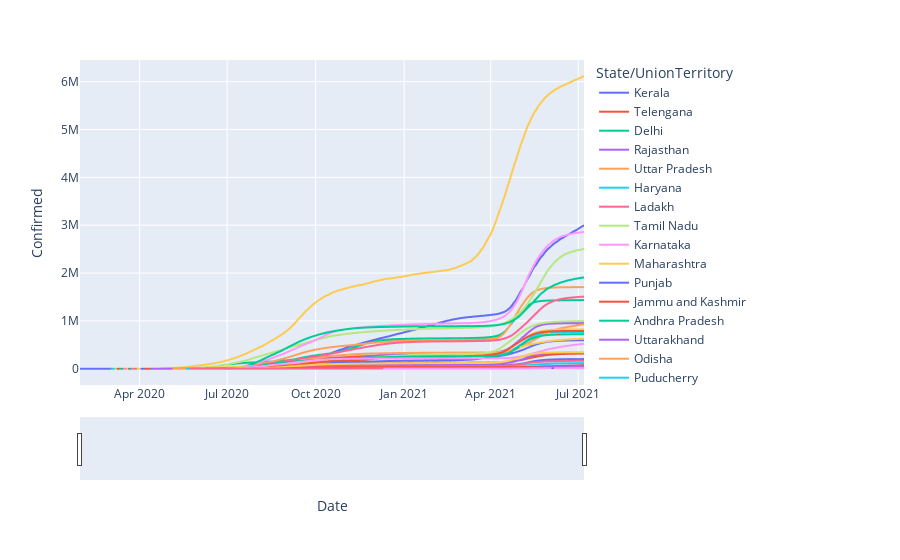

Notebook code cell kept with this figure:
### Code cell
plt.figure(figsize = (18,10))
figure = px.line(df, x='Date', y='Confirmed', color='State/UnionTerritory')
figure.update_xaxes(rangeslider_visible=True)
pyo.iplot(figure)

### Figure 1 — Plotly figure (JSON) as saved in the notebook; plotly's stock layout.template omitted (floating-point values rounded to 4 significant figures; data arrays with more than 128 entries replaced by an {"elided": "..."} marker saying what was removed)
{"data": [{"hovertemplate": "State/UnionTerritory=Kerala<br>Date=%{x}<br>Confirmed=%{y}<extra></extra>", "legendgroup": "Kerala", "line": {"color": "#636efa", "dash": "solid"}, "mode": "lines", "name": "Kerala", "showlegend": true, "type": "scattergl", "x": {"elided": "525 str values"}, "xaxis": "x", "y": {"elided": "525 int values"}, "yaxis": "y"}, {"hovertemplate": "State/UnionTerritory=Telengana<br>Date=%{x}<br>Confirmed=%{y}<extra></extra>", "legendgroup": "Telengana", "line": {"color": "#EF553B", "dash": "solid"}, "mode": "lines", "name": "Telengana", "showlegend": true, "type": "scattergl", "x": {"elided": "426 str values"}, "xaxis": "x", "y": {"elided": "426 int values"}, "yaxis": "y"}, {"hovertemplate": "State/UnionTerritory=Delhi<br>Date=%{x}<br>Confirmed=%{y}<extra></extra>", "legendgroup": "Delhi", "line": {"color": "#00cc96", "dash": "solid"}, "mode": "lines", "name": "Delhi", "showlegend": true, "type": "scattergl", "x": {"elided": "493 str values"}, "xaxis": "x", "y": {"elided": "493 int values"}, "yaxis": "y"}, {"hovertemplate": "State/UnionTerritory=Rajasthan<br>Date=%{x}<br>Confirmed=%{y}<extra></extra>", "legendgroup": "Rajasthan", "line": {"color": "#ab63fa", "dash": "solid"}, "mode": "lines", "name": "Rajasthan", "showlegend": true, "type": "scattergl", "x": {"elided": "492 str values"}, "xaxis": "x", "y": {"elided": "492 int values"}, "yaxis": "y"}, {"hovertemplate": "State/UnionTerritory=Uttar Pradesh<br>Date=%{x}<br>Confirmed=%{y}<extra></extra>", "legendgroup": "Uttar Pradesh", "line": {"color": "#FFA15A", "dash": "solid"}, "mode": "lines", "name": "Uttar Pradesh", "showlegend": true, "type": "scattergl", "x": {"elided": "491 str values"}, "xaxis": "x", "y": {"elided": "491 int values"}, "yaxis": "y"}, {"hovertemplate": "State/UnionTerritory=Haryana<br>Date=%{x}<br>Confirmed=%{y}<extra></extra>", "legendgroup": "Haryana", "line": {"color": "#19d3f3", "dash": "solid"}, "mode": "lines", "name": "Haryana", "showlegend": true, "type": "scattergl", "x": {"elided": "491 str values"}, "xaxis": "x", "y": {"elided": "491 int values"}, "yaxis": "y"}, {"hovertemplate": "State/UnionTerritory=Ladakh<br>Date=%{x}<br>Confirmed=%{y}<extra></extra>", "legendgroup": "Ladakh", "line": {"color": "#FF6692", "dash": "solid"}, "mode": "lines", "name": "Ladakh", "showlegend": true, "type": "scattergl", "x": {"elided": "488 str values"}, "xaxis": "x", "y": {"elided": "488 int values"}, "yaxis": "y"}, {"hovertemplate": "State/UnionTerritory=Tamil Nadu<br>Date=%{x}<br>Confirmed=%{y}<extra></extra>", "legendgroup": "Tamil Nadu", "line": {"color": "#B6E880", "dash": "solid"}, "mode": "lines", "name": "Tamil Nadu", "showlegend": true, "type": "scattergl", "x": {"elided": "488 str values"}, "xaxis": "x", "y": {"elided": "488 int values"}, "yaxis": "y"}, {"hovertemplate": "State/UnionTerritory=Karnataka<br>Date=%{x}<br>Confirmed=%{y}<extra></extra>", "legendgroup": "Karnataka", "line": {"color": "#FF97FF", "dash": "solid"}, "mode": "lines", "name": "Karnataka", "showlegend": true, "type": "scattergl", "x": {"elided": "486 str values"}, "xaxis": "x", "y": {"elided": "486 int values"}, "yaxis": "y"}, {"hovertemplate": "State/UnionTerritory=Maharashtra<br>Date=%{x}<br>Confirmed=%{y}<extra></extra>", "legendgroup": "Maharashtra", "line": {"color": "#FECB52", "dash": "solid"}, "mode": "lines", "name": "Maharashtra", "showlegend": true, "type": "scattergl", "x": {"elided": "486 str values"}, "xaxis": "x", "y": {"elided": "486 int values"}, "yaxis": "y"}, {"hovertemplate": "State/UnionTerritory=Punjab<br>Date=%{x}<br>Confirmed=%{y}<extra></extra>", "legendgroup": "Punjab", "line": {"color": "#636efa", "dash": "solid"}, "mode": "lines", "name": "Punjab", "showlegend": true, "type": "scattergl", "x": {"elided": "486 str values"}, "xaxis": "x", "y": {"elided": "486 int values"}, "yaxis": "y"}, {"hovertemplate": "State/UnionTerritory=Jammu and Kashmir<br>Date=%{x}<br>Confirmed=%{y}<extra></extra>", "legendgroup": "Jammu and Kashmir", "line": {"color": "#EF553B", "dash": "solid"}, "mode": "lines", "name": "Jammu and Kashmir", "showlegend": true, "type": "scattergl", "x": {"elided": "486 str values"}, "xaxis": "x", "y": {"elided": "486 int values"}, "yaxis": "y"}, {"hovertemplate": "State/UnionTerritory=Andhra Pradesh<br>Date=%{x}<br>Confirmed=%{y}<extra></extra>", "legendgroup": "Andhra Pradesh", "line": {"color": "#00cc96", "dash": "solid"}, "mode": "lines", "name": "Andhra Pradesh", "showlegend": true, "type": "scattergl", "x": {"elided": "483 str values"}, "xaxis": "x", "y": {"elided": "483 int values"}, "yaxis": "y"}, {"hovertemplate": "State/UnionTerritory=Uttarakhand<br>Date=%{x}<br>Confirmed=%{y}<extra></extra>", "legendgroup": "Uttarakhand", "line": {"color": "#ab63fa", "dash": "solid"}, "mode": "lines", "name": "Uttarakhand", "showlegend": true, "type": "scattergl", "x": {"elided": "480 str values"}, "xaxis": "x", "y": {"elided": "480 int values"}, "yaxis": "y"}, {"hovertemplate": "State/UnionTerritory=Odisha<br>Date=%{x}<br>Confirmed=%{y}<extra></extra>", "legendgroup": "Odisha", "line": {"color": "#FFA15A", "dash": "solid"}, "mode": "lines", "name": "Odisha", "showlegend": true, "type": "scattergl", "x": {"elided": "479 str values"}, "xaxis": "x", "y": {"elided": "479 int values"}, "yaxis": "y"}, {"hovertemplate": "State/UnionTerritory=Puducherry<br>Date=%{x}<br>Confirmed=%{y}<extra></extra>", "legendgroup": "Puducherry", "line": {"color": "#19d3f3", "dash": "solid"}, "mode": "lines", "name": "Puducherry", "showlegend": true, "type": "scattergl", "x": {"elided": "477 str values"}, "xaxis": "x", "y": {"elided": "477 int values"}, "yaxis": "y"}, {"hovertemplate": "State/UnionTerritory=West Bengal<br>Date=%{x}<br>Confirmed=%{y}<extra></extra>", "legendgroup": "West Bengal", "line": {"color": "#FF6692", "dash": "solid"}, "mode": "lines", "name": "West Bengal", "showlegend": true, "type": "scattergl", "x": {"elided": "477 str values"}, "xaxis": "x", "y": {"elided": "477 int values"}, "yaxis": "y"}, {"hovertemplate": "State/UnionTerritory=Chhattisgarh<br>Date=%{x}<br>Confirmed=%{y}<extra></extra>", "legendgroup": "Chhattisgarh", "line": {"color": "#B6E880", "dash": "solid"}, "mode": "lines", "name": "Chhattisgarh", "showlegend": true, "type": "scattergl", "x": {"elided": "476 str values"}, "xaxis": "x", "y": {"elided": "476 int values"}, "yaxis": "y"}, {"hovertemplate": "State/UnionTerritory=Chandigarh<br>Date=%{x}<br>Confirmed=%{y}<extra></extra>", "legendgroup": "Chandigarh", "line": {"color": "#FF97FF", "dash": "solid"}, "mode": "lines", "name": "Chandigarh", "showlegend": true, "type": "scattergl", "x": {"elided": "476 str values"}, "xaxis": "x", "y": {"elided": "476 int values"}, "yaxis": "y"}, {"hovertemplate": "State/UnionTerritory=Gujarat<br>Date=%{x}<br>Confirmed=%{y}<extra></extra>", "legendgroup": "Gujarat", "line": {"color": "#FECB52", "dash": "solid"}, "mode": "lines", "name": "Gujarat", "showlegend": true, "type": "scattergl", "x": {"elided": "475 str values"}, "xaxis": "x", "y": {"elided": "475 int values"}, "yaxis": "y"}, {"hovertemplate": "State/UnionTerritory=Himachal Pradesh<br>Date=%{x}<br>Confirmed=%{y}<extra></extra>", "legendgroup": "Himachal Pradesh", "line": {"color": "#636efa", "dash": "solid"}, "mode": "lines", "name": "Himachal Pradesh", "showlegend": true, "type": "scattergl", "x": {"elided": "474 str values"}, "xaxis": "x", "y": {"elided": "474 int values"}, "yaxis": "y"}, {"hovertemplate": "State/UnionTerritory=Madhya Pradesh<br>Date=%{x}<br>Confirmed=%{y}<extra></extra>", "legendgroup": "Madhya Pradesh", "line": {"color": "#EF553B", "dash": "solid"}, "mode": "lines", "name": "Madhya Pradesh", "showlegend": true, "type": "scattergl", "x": {"elided": "474 str values"}, "xaxis": "x", "y": {"elided": "474 int values"}, "yaxis": "y"}, {"hovertemplate": "State/UnionTerritory=Bihar<br>Date=%{x}<br>Confirmed=%{y}<extra></extra>", "legendgroup": "Bihar", "line": {"color": "#00cc96", "dash": "solid"}, "mode": "lines", "name": "Bihar", "showlegend": true, "type": "scattergl", "x": {"elided": "471 str values"}, "xaxis": "x", "y": {"elided": "471 int values"}, "yaxis": "y"}, {"hovertemplate": "State/UnionTerritory=Manipur<br>Date=%{x}<br>Confirmed=%{y}<extra></extra>", "legendgroup": "Manipur", "line": {"color": "#ab63fa", "dash": "solid"}, "mode": "lines", "name": "Manipur", "showlegend": true, "type": "scattergl", "x": {"elided": "471 str values"}, "xaxis": "x", "y": {"elided": "471 int values"}, "yaxis": "y"}, {"hovertemplate": "State/UnionTerritory=Mizoram<br>Date=%{x}<br>Confirmed=%{y}<extra></extra>", "legendgroup": "Mizoram", "line": {"color": "#FFA15A", "dash": "solid"}, "mode": "lines", "name": "Mizoram", "showlegend": true, "type": "scattergl", "x": {"elided": "470 str values"}, "xaxis": "x", "y": {"elided": "470 int values"}, "yaxis": "y"}, {"hovertemplate": "State/UnionTerritory=Andaman and Nicobar Islands<br>Date=%{x}<br>Confirmed=%{y}<extra></extra>", "legendgroup": "Andaman and Nicobar Islands", "line": {"color": "#19d3f3", "dash": "solid"}, "mode": "lines", "name": "Andaman and Nicobar Islands", "showlegend": true, "type": "scattergl", "x": {"elided": "469 str values"}, "xaxis": "x", "y": {"elided": "469 int values"}, "yaxis": "y"}, {"hovertemplate": "State/UnionTerritory=Goa<br>Date=%{x}<br>Confirmed=%{y}<extra></extra>", "legendgroup": "Goa", "line": {"color": "#FF6692", "dash": "solid"}, "mode": "lines", "name": "Goa", "showlegend": true, "type": "scattergl", "x": {"elided": "469 str values"}, "xaxis": "x", "y": {"elided": "469 int values"}, "yaxis": "y"}, {"hovertemplate": "State/UnionTerritory=Unassigned<br>Date=%{x}<br>Confirmed=%{y}<extra></extra>", "legendgroup": "Unassigned", "line": {"color": "#B6E880", "dash": "solid"}, "mode": "lines", "name": "Unassigned", "showlegend": true, "type": "scattergl", "x": ["2020-03-30", "2020-03-31", "2020-04-03"], "xaxis": "x", "y": [46, 38, 77], "yaxis": "y"}, {"hovertemplate": "State/UnionTerritory=Assam<br>Date=%{x}<br>Confirmed=%{y}<extra></extra>", "legendgroup": "Assam", "line": {"color": "#FF97FF", "dash": "solid"}, "mode": "lines", "name": "Assam", "showlegend": true, "type": "scattergl", "x": {"elided": "463 str values"}, "xaxis": "x", "y": {"elided": "463 int values"}, "yaxis": "y"}, {"hovertemplate": "State/UnionTerritory=Jharkhand<br>Date=%{x}<br>Confirmed=%{y}<extra></extra>", "legendgroup": "Jharkhand", "line": {"color": "#FECB52", "dash": "solid"}, "mode": "lines", "name": "Jharkhand", "showlegend": true, "type": "scattergl", "x": {"elided": "463 str values"}, "xaxis": "x", "y": {"elided": "463 int values"}, "yaxis": "y"}, {"hovertemplate": "State/UnionTerritory=Arunachal Pradesh<br>Date=%{x}<br>Confirmed=%{y}<extra></extra>", "legendgroup": "Arunachal Pradesh", "line": {"color": "#636efa", "dash": "solid"}, "mode": "lines", "name": "Arunachal Pradesh", "showlegend": true, "type": "scattergl", "x": {"elided": "461 str values"}, "xaxis": "x", "y": {"elided": "461 int values"}, "yaxis": "y"}, {"hovertemplate": "State/UnionTerritory=Tripura<br>Date=%{x}<br>Confirmed=%{y}<extra></extra>", "legendgroup": "Tripura", "line": {"color": "#EF553B", "dash": "solid"}, "mode": "lines", "name": "Tripura", "showlegend": true, "type": "scattergl", "x": {"elided": "457 str values"}, "xaxis": "x", "y": {"elided": "457 int values"}, "yaxis": "y"}, {"hovertemplate": "State/UnionTerritory=Nagaland<br>Date=%{x}<br>Confirmed=%{y}<extra></extra>", "legendgroup": "Nagaland", "line": {"color": "#00cc96", "dash": "solid"}, "mode": "lines", "name": "Nagaland", "showlegend": true, "type": "scattergl", "x": {"elided": "417 str values"}, "xaxis": "x", "y": {"elided": "417 int values"}, "yaxis": "y"}, {"hovertemplate": "State/UnionTerritory=Meghalaya<br>Date=%{x}<br>Confirmed=%{y}<extra></extra>", "legendgroup": "Meghalaya", "line": {"color": "#ab63fa", "dash": "solid"}, "mode": "lines", "name": "Meghalaya", "showlegend": true, "type": "scattergl", "x": {"elided": "450 str values"}, "xaxis": "x", "y": {"elided": "450 int values"}, "yaxis": "y"}, {"hovertemplate": "State/UnionTerritory=Dadra and Nagar Haveli and Daman and Diu<br>Date=%{x}<br>Confirmed=%{y}<extra></extra>", "legendgroup": "Dadra and Nagar Haveli and Daman and Diu", "line": {"color": "#FFA15A", "dash": "solid"}, "mode": "lines", "name": "Dadra and Nagar Haveli and Daman and Diu", "showlegend": true, "type": "scattergl", "x": {"elided": "426 str values"}, "xaxis": "x", "y": {"elided": "426 int values"}, "yaxis": "y"}, {"hovertemplate": "State/UnionTerritory=Cases being reassigned to states<br>Date=%{x}<br>Confirmed=%{y}<extra></extra>", "legendgroup": "Cases being reassigned to states", "line": {"color": "#19d3f3", "dash": "solid"}, "mode": "lines", "name": "Cases being reassigned to states", "showlegend": true, "type": "scattergl", "x": ["2020-05-20", "2020-05-21", "2020-05-22", "2020-05-23", "2020-05-24", "2020-05-25", "2020-05-26", "2020-05-27", "2020-05-28", "2020-05-29", "2020-05-30", "2020-05-31", "2020-06-01", "2020-06-02", "2020-06-03", "2020-06-04", "2020-06-05", "2020-06-06", "2020-06-07", "2020-06-08", "2020-06-09", "2020-06-10", "2020-06-11", "2020-06-12", "2020-06-13", "2020-06-14", "2020-06-15", "2020-06-16", "2020-06-17", "2020-06-18", "2020-06-19", "2020-06-20", "2020-06-21", "2020-06-22", "2020-06-23", "2020-06-24", "2020-06-25", "2020-06-26", "2020-06-27", "2020-06-28", "2020-06-29", "2020-06-30", "2020-07-01", "2020-07-02", "2020-07-03", "2020-07-04", "2020-07-05", "2020-07-06", "2020-07-07", "2020-07-08", "2020-07-09", "2020-07-10", "2020-07-11", "2020-07-12", "2020-07-13", "2020-07-14", "2020-07-15", "2020-07-16", "2020-07-17", "2020-07-18"], "xaxis": "x", "y": [1096, 1403, 1620, 1899, 2338, 2642, 2970, 4013, 4332, 4673, 5043, 5491, 5630, 6414, 7123, 7483, 7610, 8192, 8605, 9189, 8803, 9227, 8931, 8315, 7984, 7436, 6972, 7684, 8273, 8703, 8927, 9265, 9127, 7832, 8015, 8141, 8493, 8123, 8023, 7839, 7285, 7004, 6915, 6832, 6031, 4999, 4629, 4913, 5034, 5018, 4385, 4161, 3416, 3024, 2358, 2179, 1524, 1285, 531, 163], "yaxis": "y"}, {"hovertemplate": "State/UnionTerritory=Sikkim<br>Date=%{x}<br>Confirmed=%{y}<extra></extra>", "legendgroup": "Sikkim", "line": {"color": "#FF6692", "dash": "solid"}, "mode": "lines", "name": "Sikkim", "showlegend": true, "type": "scattergl", "x": {"elided": "410 str values"}, "xaxis": "x", "y": {"elided": "410 int values"}, "yaxis": "y"}, {"hovertemplate": "State/UnionTerritory=Daman & Diu<br>Date=%{x}<br>Confirmed=%{y}<extra></extra>", "legendgroup": "Daman & Diu", "line": {"color": "#B6E880", "dash": "solid"}, "mode": "lines", "name": "Daman & Diu", "showlegend": true, "type": "scattergl", "x": ["2020-06-11"], "xaxis": "x", "y": [2], "yaxis": "y"}, {"hovertemplate": "State/UnionTerritory=Lakshadweep<br>Date=%{x}<br>Confirmed=%{y}<extra></extra>", "legendgroup": "Lakshadweep", "line": {"color": "#FF97FF", "dash": "solid"}, "mode": "lines", "name": "Lakshadweep", "showlegend": true, "type": "scattergl", "x": {"elided": "209 str values"}, "xaxis": "x", "y": {"elided": "209 int values"}, "yaxis": "y"}, {"hovertemplate": "State/UnionTerritory=Telangana<br>Date=%{x}<br>Confirmed=%{y}<extra></extra>", "legendgroup": "Telangana", "line": {"color": "#FECB52", "dash": "solid"}, "mode": "lines", "name": "Telangana", "showlegend": true, "type": "scattergl", "x": ["2021-05-02", "2021-05-03", "2021-05-04", "2021-05-05", "2021-05-06", "2021-05-07", "2021-05-08", "2021-05-09", "2021-05-10", "2021-05-11", "2021-05-12", "2021-05-13", "2021-05-14", "2021-05-15", "2021-05-16", "2021-05-17", "2021-05-18", "2021-05-19", "2021-05-20", "2021-05-21", "2021-05-22", "2021-05-23", "2021-05-24", "2021-05-25", "2021-05-26", "2021-05-27", "2021-05-28", "2021-05-29", "2021-05-30", "2021-05-31", "2021-06-01", "2021-06-02", "2021-06-03", "2021-06-04", "2021-06-05", "2021-06-06", "2021-06-07", "2021-06-08", "2021-06-09", "2021-06-10", "2021-06-11", "2021-06-12", "2021-06-13", "2021-06-14", "2021-06-15", "2021-06-16", "2021-06-17", "2021-06-18", "2021-06-19", "2021-06-20", "2021-06-21", "2021-06-22", "2021-06-23", "2021-06-24", "2021-06-25", "2021-06-26", "2021-06-27", "2021-06-28", "2021-06-29", "2021-06-30", "2021-07-01", "2021-07-02", "2021-07-03", "2021-07-04", "2021-07-05", "2021-07-06", "2021-07-07"], "xaxis": "x", "y": [450790, 456485, 463361, 469722, 475748, 481640, 487199, 492385, 497361, 502187, 506988, 511711, 516404, 520709, 525007, 528823, 532784, 536766, 540603, 544263, 547727, 551035, 553277, 556320, 560141, 563903, 567517, 571044, 574026, 575827, 578351, 580844, 583228, 585489, 587664, 589734, 591170, 593103, 595000, 596813, 598611, 600318, 602089, 603369, 604880, 606436, 607925, 609417, 610834, 612196, 613202, 614399, 615574, 616688, 617776, 618837, 619865, 620613, 621606, 622593, 623510, 624379, 625237, 626085, 626690, 627498, 628282], "yaxis": "y"}, {"hovertemplate": "State/UnionTerritory=Dadra and Nagar Haveli<br>Date=%{x}<br>Confirmed=%{y}<extra></extra>", "legendgroup": "Dadra and Nagar Haveli", "line": {"color": "#636efa", "dash": "solid"}, "mode": "lines", "name": "Dadra and Nagar Haveli", "showlegend": true, "type": "scattergl", "x": ["2021-06-04", "2021-06-05"], "xaxis": "x", "y": [10345, 10377], "yaxis": "y"}, {"hovertemplate": "State/UnionTerritory=Bihar****<br>Date=%{x}<br>Confirmed=%{y}<extra></extra>", "legendgroup": "Bihar****", "line": {"color": "#EF553B", "dash": "solid"}, "mode": "lines", "name": "Bihar****", "showlegend": true, "type": "scattergl", "x": ["2021-06-10", "2021-06-11"], "xaxis": "x", "y": [715179, 715730], "yaxis": "y"}], "layout": {"legend": {"title": {"text": "State/UnionTerritory"}, "tracegroupgap": 0}, "margin": {"t": 60}, "xaxis": {"anchor": "y", "domain": [0, 1], "rangeslider": {"visible": true}, "title": {"text": "Date"}}, "yaxis": {"anchor": "x", "domain": [0, 1], "title": {"text": "Confirmed"}}}}
